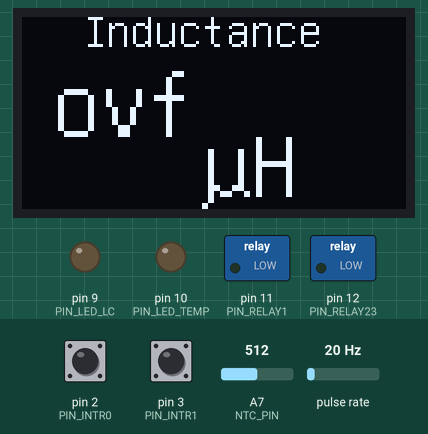
The sketch below on a simulated Arduino Nano, built with avr-gcc and run on an emulated ATmega328P. On the bench: 128×64 one-colour display, switched loads named in the sketch (green lamp = pin HIGH), output pins drawn as LEDs (lit = HIGH). Wiring (inferred from the names in the program): pulse sensor: data pin 5. The test bench sets the inputs (shaded band); at power-on: pin 2 (PIN_INTR0) HIGH, pin 3 (PIN_INTR1) HIGH, pulse rate 20 Hz, A7 (NTC_PIN) = 512. What the sketch prints to the serial monitor is not drawn.

Above: at 1.2 s.
1.3 s: pin 2 (PIN_INTR0) pulled LOW for 0.15 s
At 4.1 s:
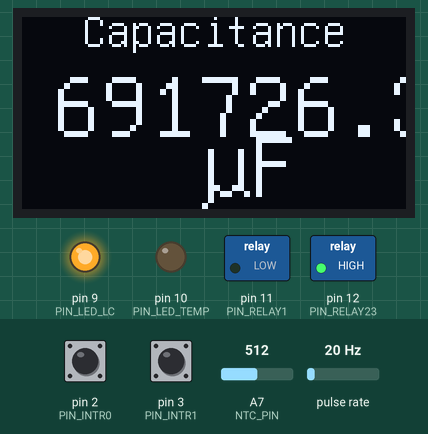
4.4 s: pin 3 (PIN_INTR1) pulled LOW for 0.15 s
At 6.0 s:
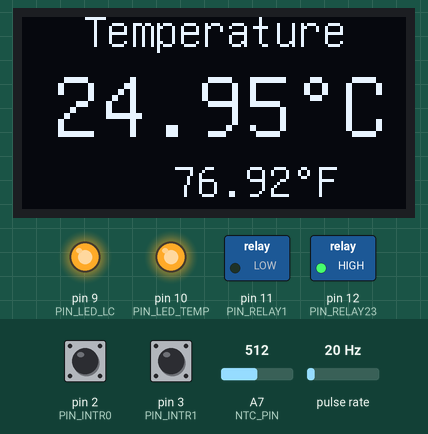
6.3 s: pin 2 (PIN_INTR0) pulled LOW for 1 s
At 8.5 s:
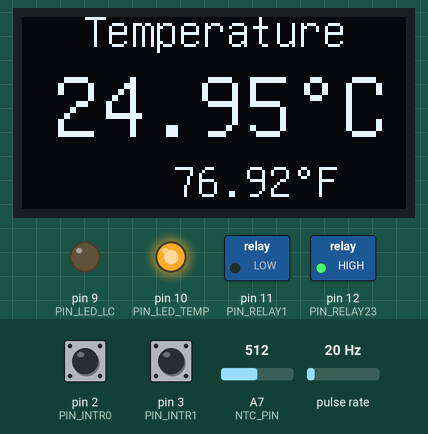
8.8 s: pin 3 (PIN_INTR1) pulled LOW for 1 s
At 10.3 s:
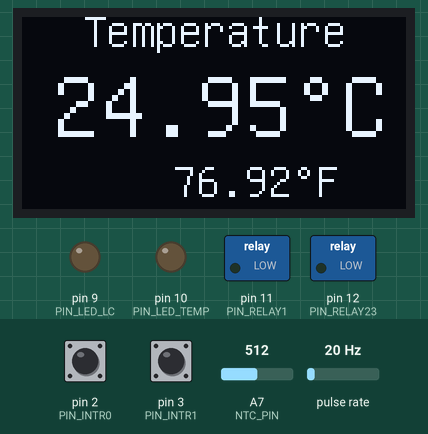
12.0 s: pulse rate (sensor on pin 5) set to 100 Hz
At 14.7 s:
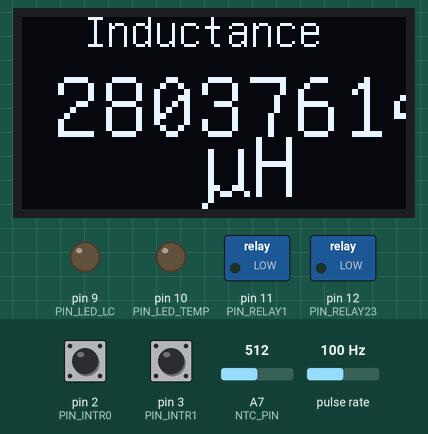
15.0 s: pin 3 (PIN_INTR1) pulled LOW for 0.15 s
At 15.7 s:
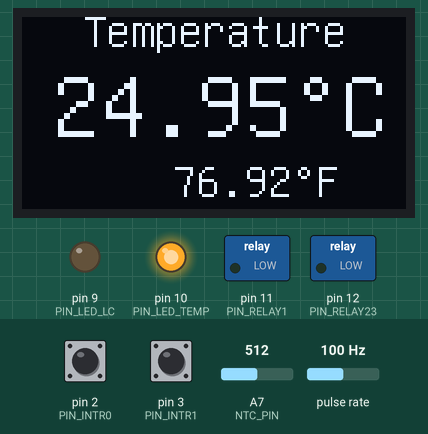
Timing chart, 0 to 17.9 s (numbered marks = the images above; inputs shaded):
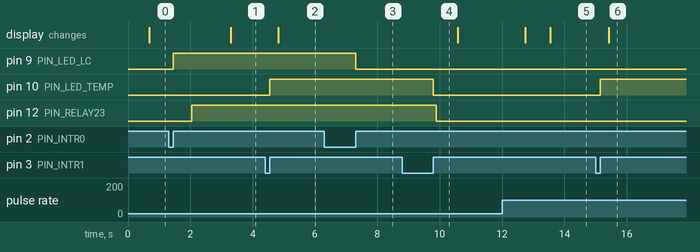

The sketch:

lctmeter.ino
```cpp
// Pin Definitions
const byte PIN_INTR0 = 2;      // Interrupt 0 pin
const byte PIN_INTR1 = 3;      // Interrupt 1 pin
#define PIN_LED_TEMP 10         // Temp mode on/off LED
#define PIN_LED_LC 9          // LC mode toggle LED
#define PIN_FREQ_INPUT 5       // Frequency Input: Pin D5

#define PIN_RELAY1 11          // Relay 1: connects calibration cap in parallel
#define PIN_RELAY23 12         // Relay 2 & 3: controls inductor and capacitor

// Constants
#define CAPACITANCE_CALIBRATION 1e-9
#define NTC_PIN A7

#define NOMINAL_RESISTANCE 10000   // Nominal resistance at 25⁰C
#define NOMINAL_TEMP 25            // Temperature for nominal resistance (usually 25⁰C)
#define BETA_COEFFICIENT 3737      // Beta coefficient of the thermistor
#define REFERENCE_RESISTANCE 10000 // Resistor value in voltage divider

// Global Variables
volatile bool tempMode = false;
volatile bool lcMode = false;

volatile unsigned long timerCounts;
volatile bool counterReady;

unsigned long overflowCount;
unsigned int timerTicks;
unsigned int timerPeriod;
double frequencyValue;
double temperature = 30.0;
double inductance, capacitance;
double freq1 = 553516;
double freq2 = 381300;

#include "U8glib.h"
U8GLIB_SSD1306_128X64 u8g(U8G_I2C_OPT_NONE);  // I2C / TWI OLED display

// Function Prototypes
void drawTemperatureScreen();
void drawInductanceScreen();
void drawCapacitanceScreen();
void checkTempMode();
void checkLCMode();
void startCounting(unsigned int ms);
float measureFrequency();
void calculateTemperature();
void calculateInductance();
void calculateCapacitance();

// Setup function
void setup() {
  Serial.begin(115200);

  // Pin configurations
  pinMode(PIN_INTR0, INPUT_PULLUP);
  pinMode(PIN_INTR1, INPUT_PULLUP);
  pinMode(PIN_RELAY1, OUTPUT);
  pinMode(PIN_RELAY23, OUTPUT);
  pinMode(PIN_LED_TEMP, OUTPUT);
  pinMode(PIN_LED_LC, OUTPUT);
  digitalWrite(PIN_RELAY1, LOW);

  // Attach Interrupts
  attachInterrupt(digitalPinToInterrupt(PIN_INTR0), checkLCMode, RISING);
  attachInterrupt(digitalPinToInterrupt(PIN_INTR1), checkTempMode, RISING);
  }

// Main loop
void loop() {
  while (!tempMode) {
    if (!lcMode) {
      calculateInductance();
      if (tempMode) break;
    } else {
      calculateCapacitance();
      if (tempMode) break;
    }
  }

  while (tempMode) {
    calculateTemperature();
    }
  }

// Interrupt Handlers
void checkTempMode() {
  tempMode = !tempMode;
  digitalWrite(PIN_LED_TEMP, tempMode);
  }

void checkLCMode() {
  lcMode = !lcMode;
  digitalWrite(PIN_LED_LC, lcMode);
  }

// Counting and Frequency Measurement
void startCounting(unsigned int ms) {
  counterReady = false;
  timerPeriod = ms;
  timerTicks = 0;
  overflowCount = 0;

  // Reset Timer 1 and Timer 2
  TCCR1A = 0;
  TCCR1B = 0;
  TCCR2A = 0;
  TCCR2B = 0;

  // Timer 1 - counts events on pin D5
  TIMSK1 = bit(TOIE1);  // interrupt on Timer 1 overflow

  // Timer 2 - gives us our 1 ms counting interval
  TCCR2A = bit(WGM21);  // CTC mode
  OCR2A  = 124;         // count up to 125 (zero-relative)
  TIMSK2 = bit(OCIE2A); // enable Timer2 Interrupt

  TCNT1 = 0;  // Reset counters
  TCNT2 = 0;

  // Reset prescalers
  GTCCR = bit(PSRASY);  // reset prescaler

  // Start Timer 2
  TCCR2B = bit(CS20) | bit(CS22);  // prescaler of 128

  // Start Timer 1 (External clock source on T1 pin D5)
  TCCR1B = bit(CS10) | bit(CS11) | bit(CS12);
  }

ISR (TIMER1_OVF_vect) {
  ++overflowCount;  // count Timer 1 overflows
  }

ISR (TIMER2_COMPA_vect) {
  unsigned int timer1CounterValue = TCNT1;  // get counter value
  unsigned long overflowCopy = overflowCount;

  // Check if timing period reached
  if (++timerTicks < timerPeriod) return;

  // Handle missed overflow
  if ((TIFR1 & bit(TOV1)) && timer1CounterValue < 256) overflowCopy++;

  // Stop timers
  TCCR1A = 0;
  TCCR1B = 0;
  TCCR2A = 0;
  TCCR2B = 0;

  // Disable interrupts
  TIMSK1 = 0;
  TIMSK2 = 0;

  // Calculate total count
  timerCounts = (overflowCopy << 16) + timer1CounterValue;
  counterReady = true;
  }

float measureFrequency() {
  byte oldTCCR0A = TCCR0A;
  byte oldTCCR0B = TCCR0B;
  TCCR0A = 0;
  TCCR0B = 0;

  startCounting(500);  // count for 500 ms

  while (!counterReady) { }

  frequencyValue = (timerCounts * 1000.0) / timerPeriod;

  TCCR0A = oldTCCR0A;
  TCCR0B = oldTCCR0B;

  return frequencyValue;
  }

// Temperature Calculation
void calculateTemperature() {
  float raw = analogRead(NTC_PIN);
  raw = 1023 / raw - 1;
  raw = REFERENCE_RESISTANCE / raw;

  float temp = raw / NOMINAL_RESISTANCE;
  temp = log(temp);
  temp /= BETA_COEFFICIENT;
  temp += 1.0 / (NOMINAL_TEMP + 273.15);
  temp = 1.0 / temp;
  temp -= 273.15;

  temperature = temp;

  Serial.print("Temperature: ");
  Serial.print(temperature);
  Serial.println(" °C");

  u8g.firstPage();
  do {
    drawTemperatureScreen();
    } while (u8g.nextPage());
  }

// Inductance Calculation
void calculateInductance() {
  digitalWrite(PIN_RELAY1, LOW);
  digitalWrite(PIN_RELAY23, LOW);
  double freq4 = measureFrequency();
  Serial.print(freq4);
  double f14=(freq1/freq4);
  double f12=(freq1/freq2);
  double div=1.21e7;//39.4784*freq1*freq1;
  inductance=((f14*f14-1)*(f12*f12-1)/div)/CAPACITANCE_CALIBRATION;
  //inductance = ((1 / (39.47 * freq4 * freq4 * CAPACITANCE_CALIBRATION)) - 86e-6) * 1e6;

  Serial.print("  Inductance: ");
  Serial.print(inductance);
  Serial.println(" uH");

  u8g.firstPage();
  do {
    drawInductanceScreen();
    } while (u8g.nextPage());
  }

// Capacitance Calculation
void calculateCapacitance() {
  digitalWrite(PIN_RELAY1, LOW);
  digitalWrite(PIN_RELAY23, HIGH);
  delay(500);  // Allow relay to stabilize
  //noInterrupts();
  double freq3 = measureFrequency();
  //interrupts();
  //double freq3 = measureFrequency();
  double fr13=freq1/freq3;
  Serial.print("FR13=");
  Serial.print(fr13);
  double fr12=freq1/freq2;
  Serial.print("  FR12=");
  Serial.print(fr12);
  capacitance=((fr13*fr13-1)/(fr12*fr12-1))*1e-3;
  Serial.print("  Frequency: ");
  Serial.print(freq3);
  //capacitance = ((1/(39.47 * frequencyValue * frequencyValue * 86e-6)) - 1e-9) * 1e6;

  Serial.print("  Capacitance: ");
  Serial.println(capacitance);

  u8g.firstPage();
  do {
    drawCapacitanceScreen();
    } while (u8g.nextPage());
  }

// Display Functions
void drawTemperatureScreen() {
  u8g.setFont(u8g_font_unifont);
  u8g.setPrintPos(20, 10);
  u8g.print("Temperature");
  u8g.setPrintPos(5, 20);
  u8g.setScale2x2();
  u8g.print(temperature);
  u8g.write(176);
  u8g.print("C");
  u8g.undoScale();
  u8g.setPrintPos(50, 60);
  u8g.print(temperature * 1.8 + 32);
  u8g.write(176);
  u8g.print("F");
  }

void drawInductanceScreen() {
  u8g.setFont(u8g_font_unifont);
  u8g.setPrintPos(20, 10);
  u8g.print("Inductance");
  u8g.setPrintPos(5, 20);
  u8g.setScale2x2();
  u8g.print(inductance);
  u8g.setPrintPos(30, 30);
  u8g.write(181);
  u8g.print("H");
  u8g.undoScale();
  }

void drawCapacitanceScreen() {
  u8g.setFont(u8g_font_unifont);
  u8g.setPrintPos(20, 10);
  u8g.print("Capacitance");
  u8g.setPrintPos(05, 20);
  u8g.setScale2x2();        //double font size
  //if(capacitance<1e-9)
  u8g.print(capacitance);
  //u8g.write(176);         //ASCII code of degree symbol is 176
  u8g.setPrintPos(30, 30);
  u8g.write(181);
  u8g.print("F");
  u8g.undoScale();
  }
```

Measured:
- after the input at 1.3 s, pin 9 (PIN_LED_LC): LOW → HIGH after 0.15 s; pin 12 (PIN_RELAY23): LOW → HIGH after 0.75 s; the display: changes after 2.0 s (image 1)
- after the input at 4.4 s, pin 10 (PIN_LED_TEMP): LOW → HIGH after 0.15 s; the display: changes after 0.42 s (image 2)
- after the input at 6.3 s, pin 9 (PIN_LED_LC): HIGH → LOW after 1.0 s
- after the input at 8.8 s, pin 10 (PIN_LED_TEMP): HIGH → LOW after 1.0 s; pin 12 (PIN_RELAY23): HIGH → LOW after 1.1 s
- after the input at 12.0 s, the display: first changes after 0.74 s (image 5 shows a later state)
- after the input at 15.0 s, pin 10 (PIN_LED_TEMP): LOW → HIGH after 0.15 s; the display: changes after 0.42 s (image 6)
